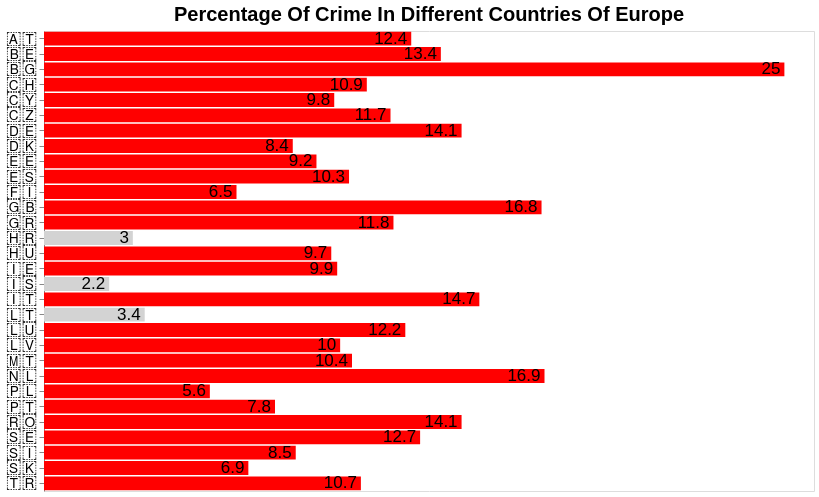

Vega-Lite specification for this chart:
### Vega-Lite specification from a JSON file in a GitHub repository (floating-point values rounded to 4 significant figures)
{"$schema": "https://vega.github.io/schema/vega-lite/v4.json", "description": "Vega-Lite version of bar chart from https://observablehq.com/@d3/learn-d3-scales.", "title": {"text": "Percentage Of Crime In Different Countries Of Europe", "fontSize": 20}, "width": 770, "height": 460, "background": "white", "data": {"values": [{"country": "🇦🇹", "PercentageofCrime": 12.4}, {"country": "🇧🇪", "PercentageofCrime": 13.4}, {"country": "🇧🇬", "PercentageofCrime": 25}, {"country": "🇨🇭", "PercentageofCrime": 10.9}, {"country": "🇨🇾", "PercentageofCrime": 9.8}, {"country": "🇨🇿", "PercentageofCrime": 11.7}, {"country": "🇩🇪", "PercentageofCrime": 14.1}, {"country": "🇩🇰", "PercentageofCrime": 8.4}, {"country": "🇪🇪", "PercentageofCrime": 9.2}, {"country": "🇬🇷", "PercentageofCrime": 11.8}, {"country": "🇪🇸", "PercentageofCrime": 10.3}, {"country": "🇫🇮", "PercentageofCrime": 6.5}, {"country": "🇭🇷", "PercentageofCrime": 3}, {"country": "🇭🇺", "PercentageofCrime": 9.7}, {"country": "🇮🇪", "PercentageofCrime": 9.9}, {"country": "🇮🇸", "PercentageofCrime": 2.2}, {"country": "🇮🇹", "PercentageofCrime": 14.7}, {"country": "🇱🇹", "PercentageofCrime": 3.4}, {"country": "🇱🇺", "PercentageofCrime": 12.2}, {"country": "🇱🇻", "PercentageofCrime": 10}, {"country": "🇲🇹", "PercentageofCrime": 10.4}, {"country": "🇳🇱", "PercentageofCrime": 16.9}, {"country": "🇵🇱", "PercentageofCrime": 5.6}, {"country": "🇵🇹", "PercentageofCrime": 7.8}, {"country": "🇷🇴", "PercentageofCrime": 14.1}, {"country": "🇸🇪", "PercentageofCrime": 12.7}, {"country": "🇸🇮", "PercentageofCrime": 8.5}, {"country": "🇸🇰", "PercentageofCrime": 6.9}, {"country": "🇹🇷", "PercentageofCrime": 10.7}, {"country": "🇬🇧", "PercentageofCrime": 16.8}]}, "params": [{"name": "Country_selection", "bind": {"input": "select", "options": [null, "🇦🇹", "🇧🇪", "🇧🇬", "🇨🇭", "🇨🇾", "🇨🇿", "🇩🇪", "🇩🇰", "🇪🇪", "🇬🇷", "🇪🇸", "🇫🇮", "🇭🇷", "🇭🇺", "🇮🇪", "🇮🇸", "🇮🇹", "🇱🇹", "🇲🇹", "🇱🇺", "🇳🇱", "🇵🇹", "🇷🇴", "🇵🇱", "🇸🇪", "🇸🇮", "🇸🇰", "🇹🇷", "🇬🇧"], "labels": ["Show All", "🇦🇹", "🇧🇪", "🇧🇬", "🇨🇭", "🇨🇾", "🇨🇿", "🇩🇪", "🇩🇰", "🇪🇪", "🇬🇷", "🇪🇸", "🇫🇮", "🇭🇷", "🇭🇺", "🇮🇪", "🇮🇸", "🇮🇹", "🇱🇹", "🇲🇹", "🇱🇺", "🇳🇱", "🇵🇹", "🇷🇴", "🇵🇱", "🇸🇪", "🇸🇮", "🇸🇰", "🇹🇷", "🇬🇧"], "name": "Country Selection: "}}], "transform": [{"filter": "Country_selection == null || datum.country == Country_selection"}], "encoding": {"y": {"field": "country", "type": "nominal", "axis": {"title": null, "labelFontSize": 18}}, "x": {"field": "PercentageofCrime", "type": "quantitative", "title": null, "axis": null}}, "layer": [{"mark": "bar", "encoding": {"color": {"condition": {"test": {"field": "PercentageofCrime", "gt": 5}, "value": "red"}, "value": "lightgrey"}}}, {"mark": {"type": "text", "fontSize": 17, "align": "right", "xOffset": -4, "aria": false}, "encoding": {"text": {"field": "PercentageofCrime", "type": "quantitative"}, "color": {"value": "Black"}}}], "config": {"tick": {}}}
